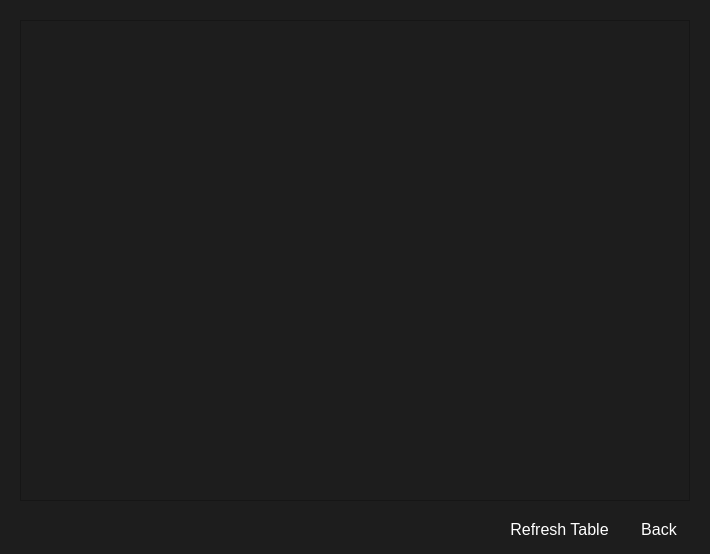
<?xml version="1.0" encoding="UTF-8"?>
<ui version="4.0">
 <class>RanksDialog</class>
 <widget class="QDialog" name="RanksDialog">
  <property name="geometry">
   <rect>
    <x>0</x>
    <y>0</y>
    <width>710</width>
    <height>554</height>
   </rect>
  </property>
  <property name="windowTitle">
   <string>Dialog</string>
  </property>
  <property name="styleSheet">
   <string notr="true">QDialog
{
	background-color: #1d1d1d;
}</string>
  </property>
  <layout class="QVBoxLayout" name="verticalLayout_2">
   <item>
    <layout class="QVBoxLayout" name="verticalLayout">
     <item>
      <widget class="QStackedWidget" name="stackedWidget">
       <property name="styleSheet">
        <string notr="true">QStackedWidget
{
	background-color:#1d1d1d;
}</string>
       </property>
       <property name="currentIndex">
        <number>0</number>
       </property>
       <widget class="QWidget" name="page_2">
        <layout class="QHBoxLayout" name="horizontalLayout_2">
         <item>
          <widget class="QTableView" name="rankingsTableView">
           <property name="styleSheet">
            <string notr="true">QTableView
{
	background-color:#1d1d1d;
	color:white;
	font-weight:bold;
}</string>
           </property>
          </widget>
         </item>
        </layout>
       </widget>
      </widget>
     </item>
     <item>
      <layout class="QHBoxLayout" name="horizontalLayout">
       <item>
        <spacer name="horizontalSpacer">
         <property name="orientation">
          <enum>Qt::Horizontal</enum>
         </property>
         <property name="sizeHint" stdset="0">
          <size>
           <width>40</width>
           <height>20</height>
          </size>
         </property>
        </spacer>
       </item>
       <item>
        <widget class="QPushButton" name="refreshButton_Rankings">
         <property name="font">
          <font>
           <pointsize>12</pointsize>
          </font>
         </property>
         <property name="styleSheet">
          <string notr="true">QPushButton
{
	color:white;
	outline:none;
}

QPushButton:hover
{
	color:white;
	font-weight:bold;
	font-size:15px;
}</string>
         </property>
         <property name="text">
          <string>Refresh Table</string>
         </property>
         <property name="flat">
          <bool>true</bool>
         </property>
        </widget>
       </item>
       <item>
        <widget class="QPushButton" name="backButton_Rankings">
         <property name="font">
          <font>
           <pointsize>12</pointsize>
          </font>
         </property>
         <property name="styleSheet">
          <string notr="true">QPushButton
{
	color:white;
	outline:none;
}

QPushButton:hover
{
	color:white;
	font-weight:bold;
}</string>
         </property>
         <property name="text">
          <string>Back</string>
         </property>
         <property name="flat">
          <bool>true</bool>
         </property>
        </widget>
       </item>
      </layout>
     </item>
    </layout>
   </item>
  </layout>
 </widget>
 <resources/>
 <connections/>
</ui>
